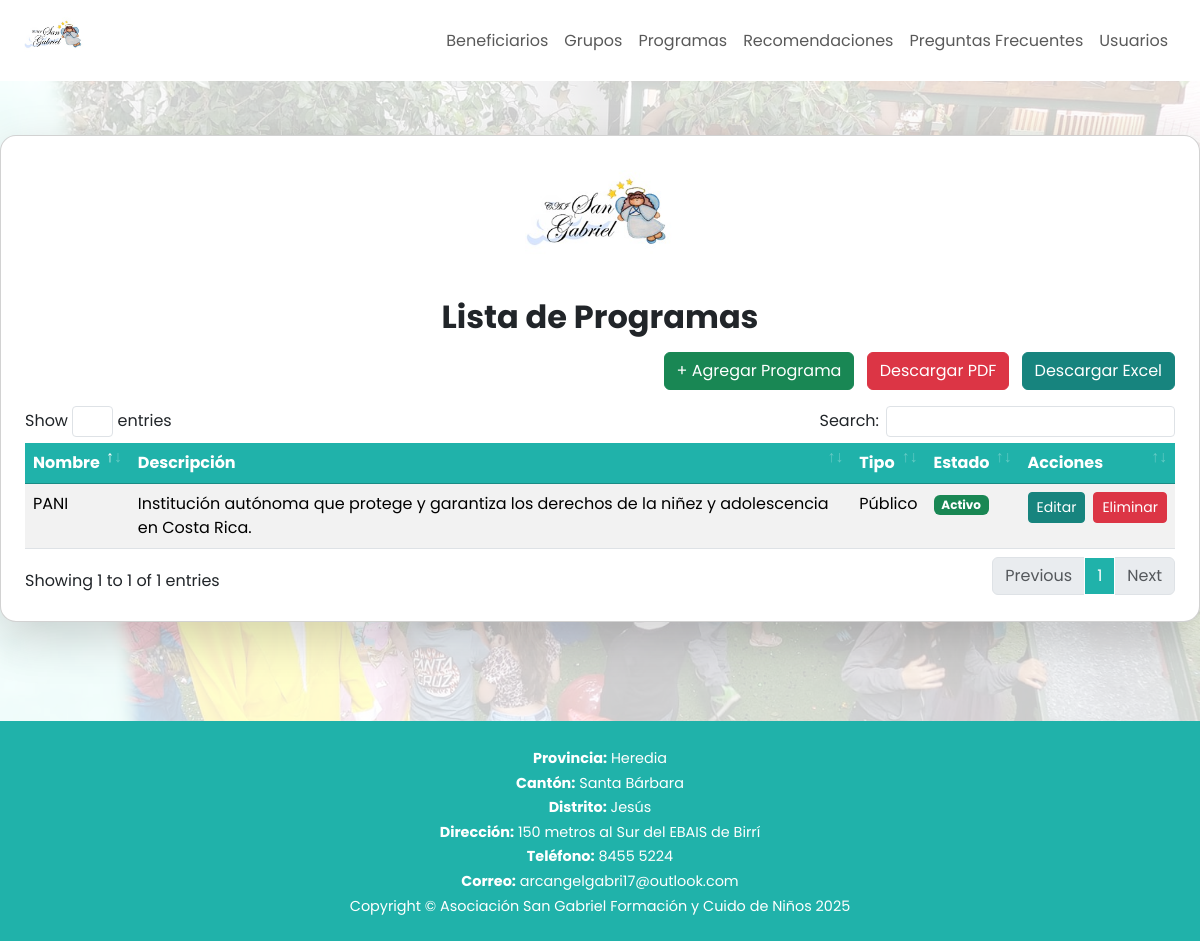
The app's page /Views/Programas/listaProgramas.php (signed in), older data.
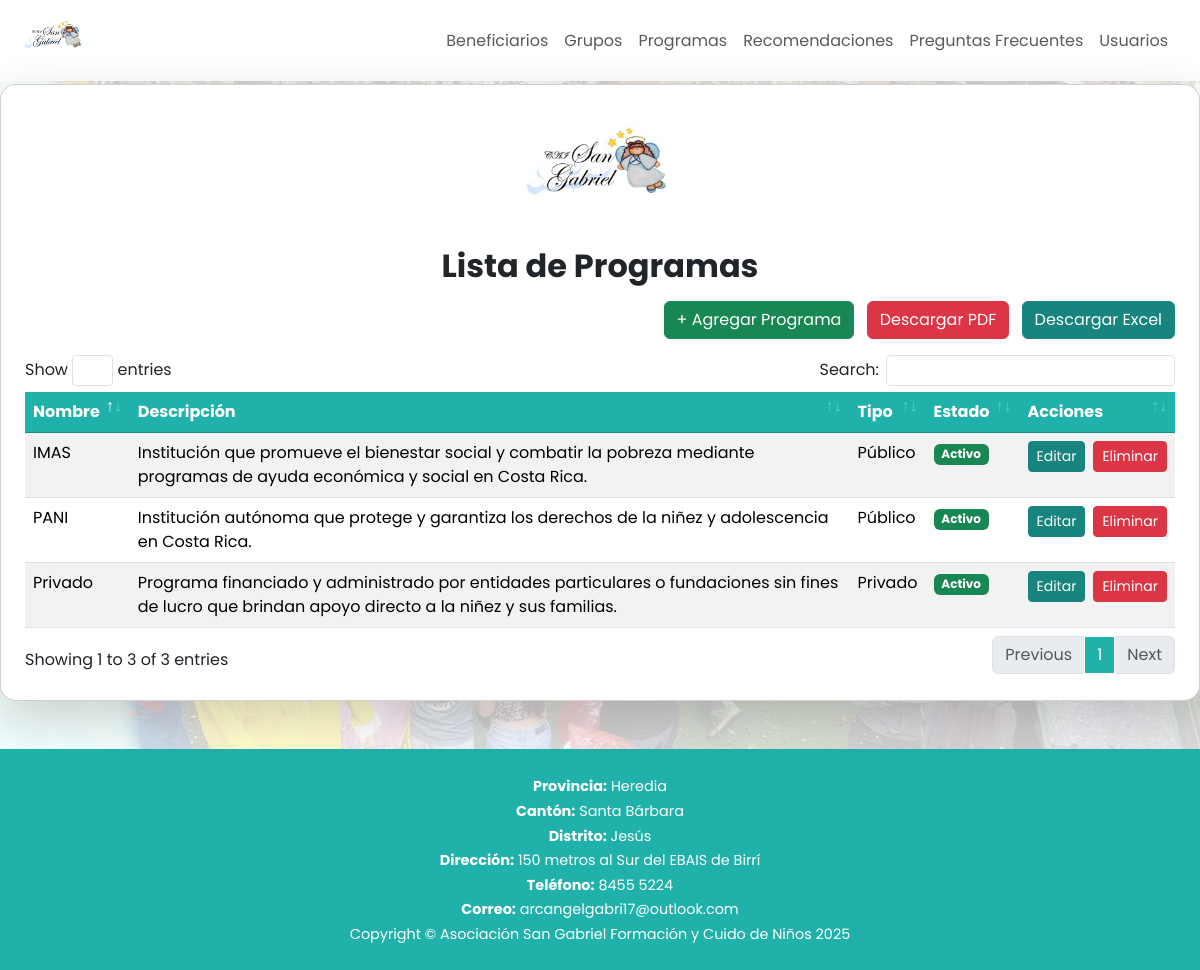
The same page, newer data.
### tables this page shows
CREATE TABLE `tbl_programas` (
  `id_programa` int NOT NULL AUTO_INCREMENT,
  `nombre` varchar(50) NOT NULL,
  `descripcion` text,
  `tipo` varchar(50) DEFAULT NULL,
  `estado` tinyint(1) DEFAULT '1',
  PRIMARY KEY (`id_programa`)
);

### Views/Programas/listaProgramas.php (the view, shortened to what this page needs)
<?php
$cn = abrirConexion();
$resultado = $cn->query("SELECT id_programa, nombre, descripcion, tipo, estado
                         FROM tbl_programas
                         ORDER BY id_programa DESC");
?>
<!DOCTYPE html>
<html lang="en">
<head>
    <link href="../../Assets/css/bootstrap.min.css" rel="stylesheet">
    <link href="../../Assets/css/customStyles/listaProgramasStyle.css" rel="stylesheet">
    <link href="../../Assets/vendor/datatables/dataTables.bootstrap4.min.css" rel="stylesheet">
</head>
<body>
    <nav>
        <?php include '../Layout/Navbars/navbar2.php' ?>
    </nav>
   <main>
        <div class="card p-4 shadow-lg mb-5">
            <img src="../../Assets/img/logo.png" alt="SANGABRIEL Logo" class="d-block mx-auto mb-3" style="width: 150px;">
            <h2 class="fw-bold text-center mb-3">Lista de Programas</h2>
            <div class="mb-3 text-end">
                <a href="../Programas/agregarPrograma.php" class="btn btn-success">+ Agregar Programa</a>
                <a href="exportarProgramasPDF.php" class="btn btn-danger ms-2">Descargar PDF</a>
                <a href="exportarProgramasExcel.php" class="btn btn-primary ms-2">Descargar Excel</a>
            </div>
            <div class="table-responsive">
                <table id="tablaProgramas" class="table table-striped table-hover">
                    <thead>
                        <tr>
                            <th>Nombre</th>
                            <th>Descripción</th>
                            <th>Tipo</th>
                            <th>Estado</th>
                            <th>Acciones</th>
                        </tr>
                    </thead>
                    <tbody>
                        <?php if ($resultado && $resultado->num_rows): ?>
                            <?php while ($u = $resultado->fetch_assoc()): ?>
                                <tr>
                                    <td><?= htmlspecialchars($u["nombre"]) ?></td>
                                    <td><?= htmlspecialchars($u["descripcion"]) ?></td>
                                    <td><?= htmlspecialchars($u["tipo"]) ?></td>
                                    <td>
                                        <span class="badge bg-<?= $u["estado"] ? 'success' : 'secondary' ?>">
                                            <?= $u["estado"] ? 'Activo' : 'Inactivo' ?>
                                        </span>
                                    </td>
                                    <td>
                                        <div class="d-flex gap-2 justify-content-center">
                                            <a href="editarPrograma.php?id=<?= $u['id_programa'] ?>"
                                                class="btn btn-primary btn-sm">Editar
                                            </a>
                                            <a href="eliminarPrograma.php?id=<?= $u['id_programa'] ?>"
                                                class="btn btn-danger btn-sm"
                                                onclick="return confirm('¿Seguro que deseas eliminar este programa?')">Eliminar
                                            </a>
                                        </div>
                                    </td>
                                </tr>
                            <?php endwhile; ?>
                        <?php else: ?>
                            <tr>
                                <td colspan="5" class="text-center">Sin programas</td>
                            </tr>
                        <?php endif; ?>
                    </tbody>
                </table>
            </div>
        </div>
    </main>
    <footer>
        <?php include '../Layout/footer.php' ?>
    </footer>
</body>
</html>

### Views/Layout/footer.php
<?php
$info = [
    "Provincia" => "Heredia",
    "Cantón" => "Santa Bárbara",
    "Distrito" => "Jesús",
    "Dirección" => "150 metros al Sur del EBAIS de Birrí",
    "Teléfono" => "8455 5224",
    "Correo" => "arcangelgabri17@outlook.com"
];
?>
<footer>
    <?php foreach ($info as $label => $value): ?>
        <p><strong><?php echo $label; ?>:</strong> <?php echo $value; ?> </p>
    <?php endforeach; ?>
    <span>Copyright &copy;
        Asociación San Gabriel Formación y Cuido de Niños <?php echo date("Y"); ?>
    </span>
</footer>

Row changes from the older to the newer data that the page shows:
added tbl_programas: nombre "Privado", descripcion "Programa financiado y administrado por entidades particulares o fundaciones sin fines de lucro que brindan apoyo directo a la niñez y sus familias.", tipo "Privado", estado "Activo"
added tbl_programas: nombre "IMAS", descripcion "Institución que promueve el bienestar social y combatir la pobreza mediante programas de ayuda económica y social en Costa Rica.", tipo "Público", estado "Activo"
Text that changed along with them:
text written by a page script: "Show entries Search: Showing 1 to 1 of 1 entries Previous 1 Next" → "Show entries Search: Showing 1 to 3 of 3 entries Previous 1 Next"
